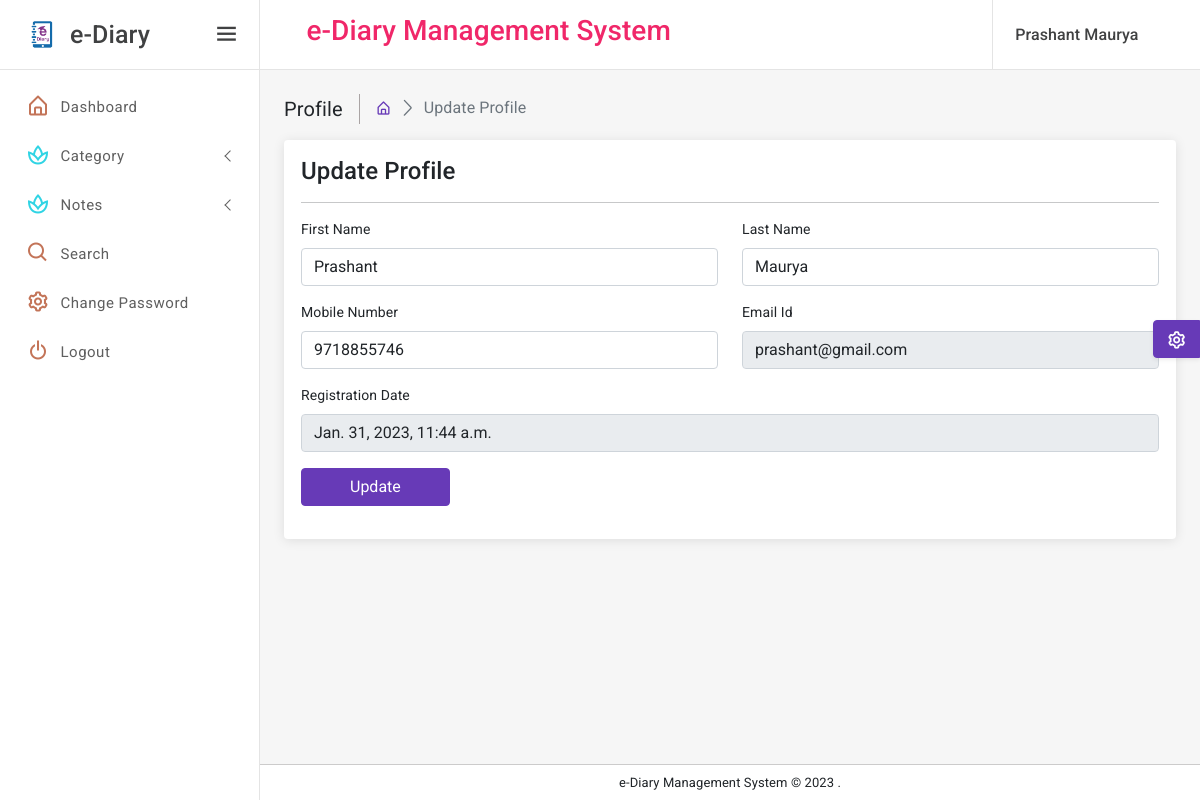
The app's page /profile (signed in) with its own data.
### eDiary/models.py (models this page shows, shortened)
class Signup(models.Model):
    user = models.ForeignKey(User, on_delete=models.CASCADE, null=True)
    mobileNumber = models.CharField(max_length=15, null=True)
    regDate = models.DateTimeField(auto_now_add=True)

### eDiary/views.py (the view, shortened to what this page needs)
# urls.py: path('profile', profile, name='profile'),
def profile(request):
    if not request.user.is_authenticated:
        return redirect('user_login')
    error = ""
    user = User.objects.get(id=request.user.id)
    signup = Signup.objects.get(user=user)
    return render(request, 'profile.html', locals())

### eDiary/templates/profile.html (shortened to what this page needs)
{% extends 'userbase.html' %}
{% load static %}
{% block main %}
<div class="page-wrapper">
    <div class="page-content-wrapper">
        <div class="page-content">
            <div class="page-breadcrumb d-none d-sm-flex align-items-center mb-3">
                <div class="breadcrumb-title pe-3">Profile</div>
                <div class="ps-3">
                    <nav aria-label="breadcrumb">
                        <ol class="breadcrumb mb-0 p-0">
                            <li class="breadcrumb-item"><a href="{% url 'user_home' %}"><i
                                    class="bx bx-home-alt"></i></a>
                            </li>
                            <li class="breadcrumb-item active" aria-current="page">Update Profile</li>
                        </ol>
                    </nav>
                </div>
            </div>
            <div class="row">
                <div class="radius-15 col-xl-12 mx-auto">
                    <div class="card">
                        <div class="card-body">
                            <div class="card-title">
                                <h4 class="mb-0">Update Profile</h4>
                            </div>
                            <hr>
                            <form method="post">
                                <div class="row">
                                    <div class="mb-3 col-md-6">
                                        <label class="form-label">First Name</label>
                                        <input type="text" name="firstName" value="{{signup.user.first_name}}" class="form-control">
                                    </div>
                                    <div class="mb-3 col-md-6">
                                        <label class="form-label">Last Name</label>
                                        <input type="text" name="lastName" value="{{signup.user.last_name}}" class="form-control">
                                    </div>
                                </div>
                                <div class="row">
                                    <div class="mb-3 col-md-6">
                                        <label class="form-label">Mobile Number</label>
                                        <input type="text" name="mobileNumber" value="{{signup.mobileNumber}}" maxlength="10" class="form-control" >
                                    </div>
                                    <div class="mb-3 col-md-6">
                                        <label class="form-label">Email Id</label>
                                        <input type="text" class="form-control" value="{{signup.user.username}}" readonly>
                                    </div>
                                </div>
                                <div class="mb-3">
                                        <label class="form-label">Registration Date</label>
                                        <input type="text" class="form-control" value="{{signup.regDate}}" readonly>
                                    </div>
                                <div class="mb-3">
                                    <button type="submit" class="btn btn-primary px-5">Update</button>
                                </div>
                            </form>
                        </div>
                    </div>
                </div>
            </div>
        </div>
    </div>
</div>
{% endblock %}

### eDiary/templates/userbase.html (shortened to what this page needs)
{% load static %}
<!DOCTYPE html>
<html lang="en">
<head>
    <link href="{% static 'assets/plugins/vectormap/jquery-jvectormap-2.0.2.css' %}" rel="stylesheet"/>
    <link href="{% static 'assets/plugins/simplebar/css/simplebar.css' %}" rel="stylesheet"/>
    <link href="{% static 'assets/plugins/perfect-scrollbar/css/perfect-scrollbar.css' %}" rel="stylesheet"/>
    <link href="{% static 'assets/plugins/metismenu/css/metisMenu.min.css' %}" rel="stylesheet"/>
    <link href="{% static 'assets/css/pace.min.css' %}" rel="stylesheet"/>
    <link rel="stylesheet" href="{% static 'assets/css/bootstrap.min.css' %}"/>
    <link rel="stylesheet" href="{% static 'assets/css/icons.css' %}"/>
    <link rel="stylesheet" href="{% static 'assets/css/app.css' %}"/>
    <link rel="stylesheet" href="{% static 'assets/css/dark-sidebar.css' %}"/>
    <link rel="stylesheet" href="{% static 'assets/css/dark-theme.css' %}"/>
</head>
<body>
<div class="wrapper">
    <div class="sidebar-wrapper" data-simplebar="true">
        <div class="sidebar-header">
            <div class="">
                <img src="{% static 'assets/images/logo-icon.png' %}" class="logo-icon-2" alt=""/>
            </div>
            <div>
                <h4 class="logo-text">e-Diary</h4>
            </div>
            <a href="javascript:;" class="toggle-btn ms-auto"> <i class="bx bx-menu"></i>
            </a>
        </div>
        <ul class="metismenu" id="menu">
            <li>
                <a href="{% url 'user_home' %}">
                    <div class="parent-icon icon-color-8"><i class="bx bx-home-alt"></i>
                    </div>
                    <div class="menu-title">Dashboard</div>
                </a>
            </li>
            <li>
                <a class="has-arrow" href="javascript:;">
                    <div class="parent-icon icon-color-10"><i class="bx bx-spa"></i>
                    </div>
                    <div class="menu-title">Category</div>
                </a>
            </li>
            <li>
                <a class="has-arrow" href="javascript:;">
                    <div class="parent-icon icon-color-10"><i class="bx bx-spa"></i>
                    </div>
                    <div class="menu-title">Notes</div>
                </a>
            </li>
            <li>
                <a href="{% url 'searchNotes' %}">
                    <div class="parent-icon icon-color-8"><i class="bx bx-search"></i>
                    </div>
                    <div class="menu-title">Search</div>
                </a>
            </li>
            <li>
                <a href="{% url 'changePassword' %}">
                    <div class="parent-icon icon-color-8"><i class="bx bx-cog"></i>
                    </div>
                    <div class="menu-title">Change Password</div>
                </a>
            </li>
            <li>
                <a href="/logout">
                    <div class="parent-icon icon-color-8"><i class="bx bx-power-off"></i>
                    </div>
                    <div class="menu-title">Logout</div>
                </a>
            </li>
        </ul>
    </div>
    <header class="top-header">
        <nav class="navbar navbar-expand">
            <div class="flex-grow-1 search-bar">
                <div class="input-group">
                    <center><h3 class="text-danger">e-Diary Management System</h3></center>
                </div>
            </div>
            <div class="right-topbar ms-auto">
                <ul class="navbar-nav">
                    <li class="nav-item dropdown dropdown-user-profile">
                        <a class="nav-link dropdown-toggle dropdown-toggle-nocaret" href="javascript:;"
                           data-bs-toggle="dropdown">
                            <div class="d-flex user-box align-items-center">
                                <div class="user-info">
                                    <p class="user-name mb-0">{{request.user.first_name}} {{request.user.last_name}}</p>
                                </div>
                            </div>
                        </a>
                    </li>
                </ul>
            </div>
        </nav>
    </header>
    {% block main %}
    {% endblock %}
    <div class="footer">
        <p class="mb-0">e-Diary Management System &copy;
            .
        </p>
    </div>
</div>
<div class="switcher-body">
    <button class="btn btn-primary btn-switcher shadow-sm" type="button" data-bs-toggle="offcanvas"
            data-bs-target="#offcanvasScrolling" aria-controls="offcanvasScrolling"><i class="bx bx-cog bx-spin"></i>
    </button>
</div>
</body>
</html>

### records on screen
Signup: firstName "Prashant", lastName "Maurya", mobileNumber "9718855746", user.username "prashant@gmail.com", regDate "Jan. 31, 2023, 11:44 a.m."

### other values on screen
{{ request.user.first_name }} "Prashant"
{{ request.user.last_name }} "Maurya"
